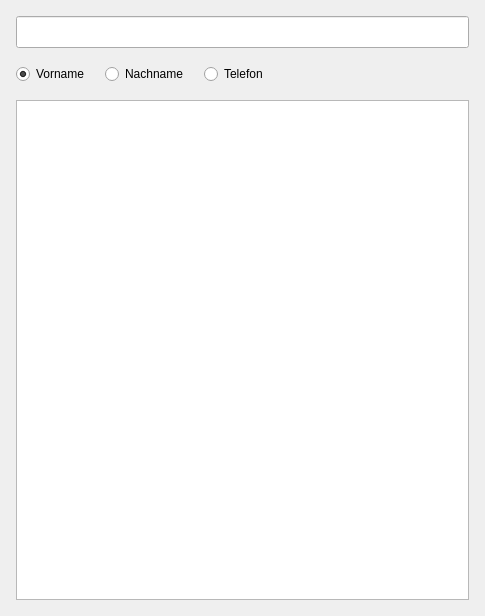
<?xml version="1.0" encoding="UTF-8"?>
<ui version="4.0">
 <class>RentCustomerWidget</class>
 <widget class="QWidget" name="RentCustomerWidget">
  <property name="geometry">
   <rect>
    <x>0</x>
    <y>0</y>
    <width>485</width>
    <height>616</height>
   </rect>
  </property>
  <property name="windowTitle">
   <string>Form</string>
  </property>
  <layout class="QVBoxLayout" name="verticalLayout">
   <property name="spacing">
    <number>16</number>
   </property>
   <property name="leftMargin">
    <number>16</number>
   </property>
   <property name="topMargin">
    <number>16</number>
   </property>
   <property name="rightMargin">
    <number>16</number>
   </property>
   <property name="bottomMargin">
    <number>16</number>
   </property>
   <item>
    <widget class="QLineEdit" name="lineEdit">
     <property name="minimumSize">
      <size>
       <width>0</width>
       <height>32</height>
      </size>
     </property>
     <property name="maximumSize">
      <size>
       <width>16777215</width>
       <height>32</height>
      </size>
     </property>
     <property name="clearButtonEnabled">
      <bool>true</bool>
     </property>
    </widget>
   </item>
   <item>
    <layout class="QHBoxLayout" name="horizontalLayout_2">
     <item>
      <widget class="QRadioButton" name="radioButton">
       <property name="text">
        <string>Vorname</string>
       </property>
       <property name="checked">
        <bool>true</bool>
       </property>
      </widget>
     </item>
     <item>
      <widget class="QRadioButton" name="radioButton_2">
       <property name="text">
        <string>Nachname</string>
       </property>
      </widget>
     </item>
     <item>
      <widget class="QRadioButton" name="radioButton_3">
       <property name="text">
        <string>Telefon</string>
       </property>
      </widget>
     </item>
     <item>
      <spacer name="horizontalSpacer">
       <property name="orientation">
        <enum>Qt::Orientation::Horizontal</enum>
       </property>
       <property name="sizeHint" stdset="0">
        <size>
         <width>40</width>
         <height>20</height>
        </size>
       </property>
      </spacer>
     </item>
    </layout>
   </item>
   <item>
    <widget class="QListWidget" name="listWidget">
     <property name="styleSheet">
      <string notr="true"/>
     </property>
    </widget>
   </item>
  </layout>
 </widget>
 <resources/>
 <connections/>
</ui>
